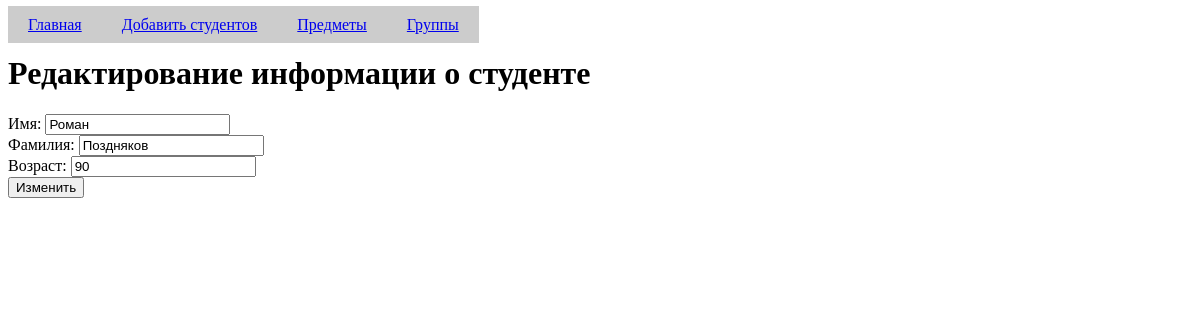
The app's page /qwery/edit-user-info.php?userid=1 with its own data.
### tables this page shows
CREATE TABLE `users` (
  `id` int(10) NOT NULL,
  `group_id` int(10) NOT NULL,
  `name` varchar(255) NOT NULL,
  `surname` varchar(255) NOT NULL,
  `age` int(10) NOT NULL
);

### qwery/edit-user-info.php (the view, shortened to what this page needs)
<?php
$userid = $_GET['userid'];
include $_SERVER['DOCUMENT_ROOT'].'/config.php';
$user_info = $db->query("SELECT * FROM `users` WHERE  `users`.`id` = ".$userid);
$user = $user_info->fetch_assoc();
?>
<?php include $_SERVER['DOCUMENT_ROOT'].'/header.php'; ?>
<h1>Редактирование информации о студенте</h1>
<form action="update-student.php" method="POST" >
    <label for="name">Имя:</label>
    <input type="text" id="name" name="name" value="<? echo $user['name']?>"><br/>
    <label for="surname">Фамилия:</label>
    <input type="text" id="surname" name="surname" value="<? echo $user['surname']?>"><br/>
    <label for="age">Возраст:</label>
	<input type="number" id="age" name="age" value="<? echo $user['age']?>"><br/>
	<button>Изменить</button>
</form>
<?php include $_SERVER['DOCUMENT_ROOT'].'/footer.php'?>

### records on screen
users: name "Роман", surname "Поздняков", age "90"
